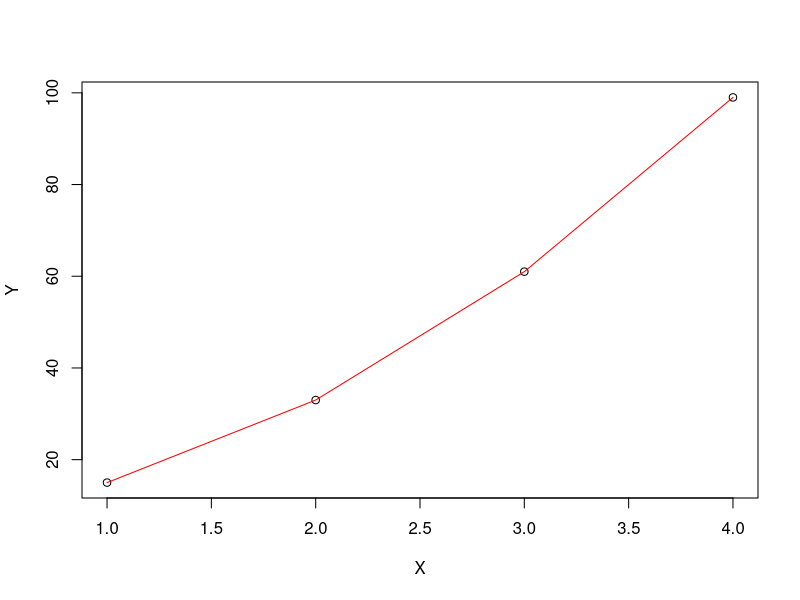

Write the R code that produced this figure.
x <- c(1,2,3,4)
y <- c(5*x^2+3*x+7)
n <- length(x)

PoliRegres <- function(X, Y) {

	plot(X, Y)
	a2 <- calculateA2(X, Y) 
	a1 <- calculateA1(X, Y)
	a0 <- calculateA0(X, Y)
	lines(X, a2 * X^2 + a1 * X + a0, type = "l", lty = 1, col = "red")

	cat("a2:", a2, "\n")
  	cat("a1:", a1, "\n")
  	cat("a0:", a0, "\n")
}

calculateA2 <- function(X, Y) {
	
	sumX <- Summary(X)
      sumY <- Summary(Y)
      sumXY <- Summary(X,Y)
	sumX2Y <- Summary(X^2, Y)
      sumX2 <- Summary(X^2)
	sumX3 <- Summary(X^3)
	sumX4 <- Summary(X^4)

	#számláló
	numerator <- sumX2Y * ((sumX2 * n) - (sumX * sumX)) - sumX3 * ((sumXY * n) - (sumY * sumX)) + sumX2 * ((sumXY * sumX) - (sumY * sumX2))
	#nevező
	denominator <- sumX4 * ((sumX2 * n) - (sumX * sumX)) - sumX3 * ((sumX3 * n) - (sumX2  * sumX)) + sumX2 * ((sumX3 * sumX) - (sumX2 * sumX2))
	return(numerator/denominator)
}

calculateA1 <- function(X, Y) {

	sumX <- Summary(X)
      sumY <- Summary(Y)
      sumXY <- Summary(X,Y)
	sumX2Y <- Summary(X^2, Y)
      sumX2 <- Summary(X^2)
	sumX3 <- Summary(X^3)
	sumX4 <- Summary(X^4)

	#számláló
	numerator <- sumX4 * ((sumXY * n) - (sumY * sumX)) - sumX2Y * ((sumX3 * n) - (sumX2 * sumX)) + sumX2 * ((sumX3 * sumY) - (sumX2 * sumXY))
	#nevező
	denominator <- sumX4 * ((sumX2 * n) - (sumX * sumX)) - sumX3 * ((sumX3 * n) - (sumX2 * sumX)) + sumX2 * ((sumX3 * sumX) - (sumX2 * sumX2))
	return(numerator/denominator)
}

calculateA0 <- function(X, Y) {

	sumX <- Summary(X)
      sumY <- Summary(Y)
      sumXY <- Summary(X,Y)
	sumX2Y <- Summary(X^2, Y)
      sumX2 <- Summary(X^2)
	sumX3 <- Summary(X^3)
	sumX4 <- Summary(X^4)

	#számláló
	numerator <- sumX4 * ((sumX2 * sumY) - (sumX * sumXY)) - sumX3 * ((sumX3 * sumY) - (sumX2 * sumXY)) + sumX2Y * ((sumX3 * sumX) - (sumX2 * sumX2))
	#nevező
	denominator <- sumX4 * ((sumX2 * n) - (sumX * sumX)) - sumX3 * ((sumX3 * n) - (sumX2 * sumX)) + sumX2 * ((sumX3 * sumX) - (sumX2 * sumX2))
	return(numerator/denominator)
}

Summary <- function(X, Y) {

	sum <- 0
	n <- length(X)

    if (missing(Y)) {
    	for (i in 1:n) {
      		sum <- sum + X[i]
    	}
   		return(sum)
  	}

	for (i in 1:n) {
        sum <- sum + X[i] * Y[i]
    }
    return(sum)
}

PoliRegres(x, y)
